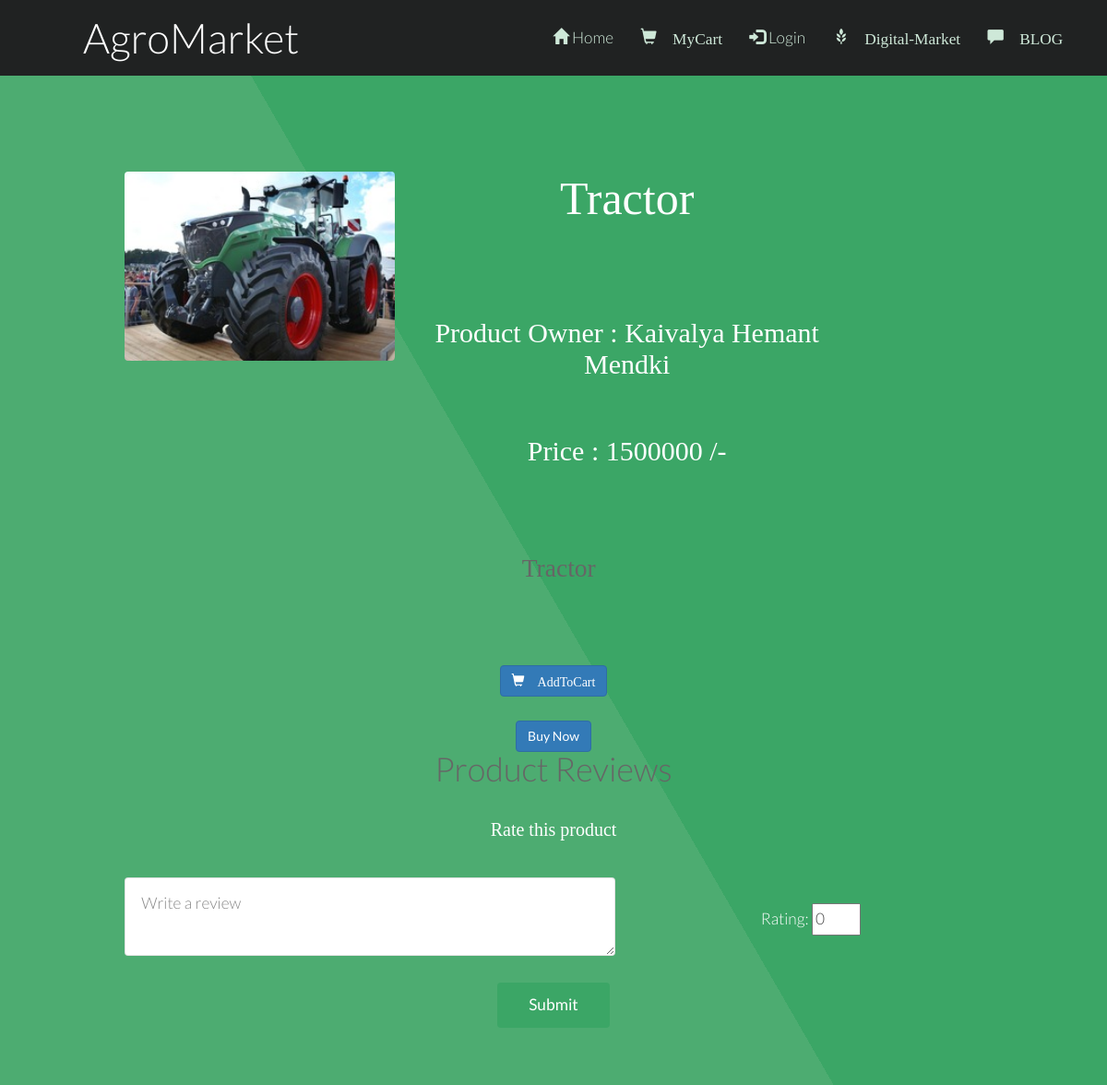
The app's page /review.php?pid=27 with its own data.
### tables this page shows
CREATE TABLE `fproduct` (
  `fid` int(255) NOT NULL,
  `pid` int(255) NOT NULL,
  `product` varchar(255) NOT NULL,
  `pcat` varchar(255) NOT NULL,
  `pinfo` varchar(255) NOT NULL,
  `price` float NOT NULL,
  `pimage` varchar(255) NOT NULL DEFAULT 'blank.png',
  `picStatus` int(10) NOT NULL DEFAULT 0
);

CREATE TABLE `farmer` (
  `fid` int(255) NOT NULL,
  `fname` varchar(255) NOT NULL,
  `fusername` varchar(255) NOT NULL,
  `fpassword` varchar(255) NOT NULL,
  `fhash` varchar(255) NOT NULL,
  `femail` varchar(255) NOT NULL,
  `fmobile` varchar(255) NOT NULL,
  `faddress` text NOT NULL,
  `factive` int(255) NOT NULL DEFAULT 0,
  `frating` int(11) NOT NULL DEFAULT 0,
  `picExt` varchar(255) NOT NULL DEFAULT 'png',
  `picStatus` int(10) NOT NULL DEFAULT 0
);

### review.php (the view, shortened to what this page needs)
<?php
	require 'db.php';
	$pid = $_GET['pid'];
?>
<!DOCTYPE html>
<html>
<head>
		<link href="bootstrap\css\bootstrap.min.css" rel="stylesheet">
		<link rel="stylesheet" href="Blog/commentBox.css" />
</head>
<body>
				<?php
					require 'menu.php';
					$sql="SELECT * FROM fproduct WHERE pid = '$pid'";
					$result = mysqli_query($conn, $sql);
					$row = mysqli_fetch_assoc($result);
					$fid = $row['fid'];
					$sql = "SELECT * FROM farmer WHERE fid = '$fid'";
					$result = mysqli_query($conn, $sql);
					$frow = mysqli_fetch_assoc($result);
					$picDestination = "images/productImages/".$row['pimage'];
					?>
				<section id="main" class="wrapper style1 align-center">
						<div class="container">
							<div class="row">
								<div class="col-sm-4">
									<img class="image fit" src="<?php echo $picDestination.'';?>" alt="" />
								</div>
								<div class="col-12 col-sm-6">
									<p style="font: 50px Times new roman;"><?= $row['product']; ?></p>
									<p style="font: 30px Times new roman;">Product Owner : <?= $frow['fname']; ?></p>
									<p style="font: 30px Times new roman;">Price : <?= $row['price'].' /-'; ?></p>
								</div>
							</div><br />
							<div class="row">
								<div class="col-12 col-sm-12" style="font: 25px Times new roman;">
									<?= $row['pinfo']; ?>
								</div>
							</div>
						</div>
						<br /><br />
						<div class="12u$">
                            <center>
                                <div class="row uniform">
                                    <div class="6u 12u$(large)">
                                        <a href="myCart.php?flag=1&pid=<?= $pid; ?>" class="btn btn-primary" style="text-decoration: none;"><span class="glyphicon glyphicon-shopping-cart"> AddToCart</a>
                                    </div>
                                    <div class="6u 12u$(large)">
                                        <a href="buyNow.php?pid=<?= $pid; ?>" class="btn btn-primary" style="text-decoration: none;">Buy Now</a>
                                    </div>
                                </div>
                            </center>
                        </div>
					<div class="container">
						<h1>Product Reviews</h1>
					<div class="row">
						<div class="col-0 col-sm-3"></div>
						<div class="col-12 col-sm-6">
					</div>
				</div>
			</div>
			<div class="container">
				<p style="font: 20px Times new roman; align: left;">Rate this product</p>
				<form method="POST" action="reviewInput.php?pid=<?= $pid; ?>">
					<div class="row">
						<div class="col-sm-7">
							<textarea style="background-color:white;color: black;" cols="5" name="comment" placeholder="Write a review"></textarea>
						</div>
						<div class="col-sm-5">
							<br />
							Rating: <input type="number" min="0" max="10" name="rating" value="0"/>
						</div>
					</div>
					<div class="row">
						<div class="col-sm-12">
							<br />
							<input type="submit" />
						</div>
					</div>
				</form>
			</div>
	</body>
	</html>

### css/style.css (style rules this page uses)
body { background: #fff; }
body, input, select, textarea { color: #444; font-family: "Lato", Helvetica, sans-serif; font-size: 15pt; font-weight: 300; line-height: 1.65em; }
a { color: #4dac71; text-decoration: underline; }
p { margin: 0 0 2em 0; }
h1, h2, h3, h4, h5, h6 { color: #666; font-weight: 300; line-height: 1em; margin: 0 0 1em 0; }
h4 { font-size: 1.1em; line-height: 1.5em; }
.align-center { text-align: center; }
form { margin: 0 0 2em 0; }
input[type="text"], input[type="password"], input[type="email"], select, textarea { -moz-appearance: none; -webkit-appearance: none; -o-appearance: none; -ms-appearance: none; appearance: none; background: rgba(144, 144, 144, 0.075); border-radius: 4px; border: none; border: solid 1px rgba(144, 144, 144, 0.25); color: inherit; display: block; outline: 0; padding: 0 1em; text-decoration: none; width: 100%; }
textarea { padding: 0.75em 1em; }
.image { border-radius: 4px; border: 0; display: inline-block; position: relative; }
.image.fit { display: block; margin: 0 0 2em 0; width: 100%; }
input[type="submit"], input[type="reset"], input[type="button"], .button { -moz-appearance: none; -webkit-appearance: none; -o-appearance: none; -ms-appearance: none; appearance: none; -moz-transition: background-color 0.2s ease-in-out, color 0.2s ease-in-out; -webkit-transition: background-color 0.2s ease-in-out, color 0.2s ease-in-out; -o-transition: background-color 0.2s ease-in-out, color 0.2s ease-in-out; -ms-transition: background-color 0.2s ease-in-out, color 0.2s ease-in-out; transition: background-color 0.2s ease-in-out, color 0.2s ease-in-out; background-color: #3ba666; border-radius: 4px; border: 0; color: #ffffff !important; cursor: pointer; display: inline-block; font-weight: 400; height: 2.85em; line-height: 2.8em; padding: 0 2em; text-align: center; text-decoration: none; white-space: nowrap; }
.wrapper { padding: 6em 0em 4em; }
.wrapper.style1 { background-color: #3ba666; -moz-background-image: linear-gradient(60deg, #4dac71 50%, #3ba666 50%); -webkit-background-image: linear-gradient(60deg, #4dac71 50%, #3ba666 50%); -o-background-image: linear-gradient(60deg, #4dac71 50%, #3ba666 50%); -ms-background-image: linear-gradient(60deg, #4dac71 50%, #3ba666 50%); background-image: linear-gradient(60deg, #4dac71 50%, #3ba666 50%); color: #ffffff; }

### css/style-xlarge.css (style rules this page uses)
body, input, select, textarea { font-size: 13pt; }

### css/style-large.css (style rules this page uses)
body, input, select, textarea { font-size: 13pt; }

### records on screen
fproduct: pimage (picture), product "Tractor", price "1500000", pinfo "Tractor"
farmer: fname "Kaivalya Hemant Mendki"

### other values on screen
$loginProfile "Login"
